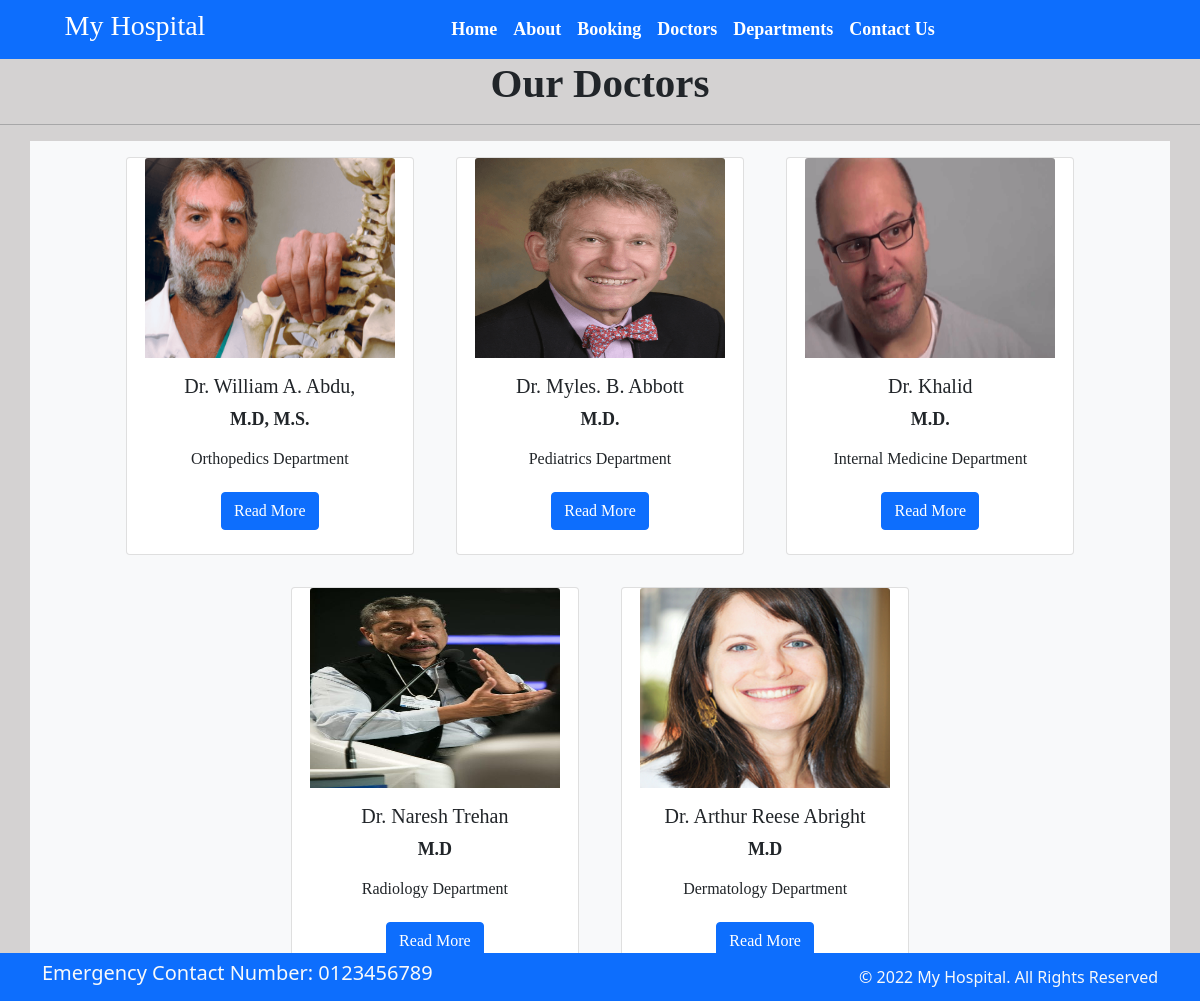
The app's page /doctors/ with its own data.
### home/models.py (models this page shows, shortened)
class Doctors(models.Model):
    doc_name = models.CharField(max_length=255)
    doc_spec = models.CharField(max_length=255)
    dep_name = models.ForeignKey(Departments, on_delete=models.CASCADE)
    doc_image = models.ImageField(upload_to='doctors')

class Departments(models.Model):
    dep_name = models.CharField(max_length=100)
    dep_decription = models.TextField()
    def __str__(self):
        return self.dep_name

### home/views.py (the view)
# urls.py: path('doctors/', views.doctors, name='doctors'),
def doctors(request):
    dict_docs ={
        'doctors':Doctors.objects.all()
    }
    return render(request, 'doctors.html', dict_docs)

### templates/doctors.html (shortened to what this page needs)
{% extends 'base.html' %}
{% block content%}
<div class="text-big">
    <h1 class="text-big">Our Doctors</h1>
    <hr>
    <div class="container text-center bg-light">
        {% for x in doctors%}
        <div class="card text-center mx-3 my-3" style="width: 18rem; display:inline-block">
            <img style="width: 250px; height: 200px;" src="{{x.doc_image.url}}" class="card-img-top" alt="...">
            <div class="card-body">
                <h5 class="card-title">{{x.doc_name}}</h5>
                <p class="card-text text-small">{{x.doc_spec}}</p>
                <h6>{{x.dep_name}} Department</h6>
                <a href="#" class="btn btn-primary">Read More</a>
            </div>
        </div>
        {% endfor %}
    </div></div>
{% endblock %}

### templates/base.html (shortened to what this page needs)
{% load static %}
<!DOCTYPE html>
<html>
<head>
  <link rel="stylesheet" href=" https://cdn.jsdelivr.net/npm/bootstrap@5.1.3/dist/css/bootstrap.min.css ">
  <link rel="stylesheet" href="https://use.fontawesome.com/releases/v5.2.0/css/all.css">
  <link rel="stylesheet" href="{% static '/css/style.css'%}">
</head>
<body>
  <nav class=" text-small navbar bg-primary navbar-expand-md ">
    <div class="container">
      <div class="col-2 text-left pl-md-0">
        <h3 class="text-white"> My Hospital </h3>
      </div>
      <div class="collapse navbar-collapse justify-content-center col-md-8 navbar-collapse-3"style="--bs-bg-opacity: .5;">
        <ul class="navbar-nav justify-content-center  fw-bold">
          <li class="nav-item active">
            <a class="nav-link text-white" href="{% url 'home' %}">Home </a>
          </li>
          <li class="nav-item">
            <a class="nav-link text-white" href="{% url 'about' %}">About</a>
          </li>
          <li class="nav-item">
            <a class="nav-link text-white" href="{% url 'booking' %}">Booking</a>
          </li>
          <li class="nav-item">
            <a class="nav-link text-white" href="{% url 'doctors' %}">Doctors</a>
          </li>
          <li class="nav-item">
            <a class="nav-link text-white" href="{% url 'department' %}">Departments</a>
          </li>
          <li class="nav-item">
            <a class="nav-link text-white" href="{% url 'contact' %}">Contact Us</a>
          </li>
        </ul>
      </div>
    </div>
  </nav>
  {% block content%}
  {% endblock %}
  <section class="fixed-bottom">
    <footer class="pt-2 pb-2  bg-primary text-light">
      <div class="container">
        <div class="row align-items-center">
          <div class="col-12 col-md-8">
            <h5>Emergency Contact Number: 0123456789</h5>
          </div>
          <div class="col-12 col-md-4 mt-4 mt-md-0 text-center text-md-end">
            © 2022 My Hospital. All Rights Reserved
          </div>
        </div>
      </div>
    </footer>
  </section>
</body>
</html>

### static/css/style.css (style rules this page uses)
html,body { background-color: rgb(212, 210, 210); }
.text-big { font-family: 'Piazzolla', serif; font-weight: bold; font-size: 41px; text-align:center; }
.text-small { font-family: 'Sansita Swashed', cursive; font-size: 18px; text-align:center; }

### records on screen
Doctors: doc_image (picture), doc_name "Dr. William A. Abdu,", doc_spec "M.D, M.S.", dep_name "Orthopedics"
Doctors: doc_image (picture), doc_name "Dr. Myles. B. Abbott", doc_spec "M.D.", dep_name "Pediatrics"
Doctors: doc_image (picture), doc_name "Dr. Khalid", doc_spec "M.D.", dep_name "Internal Medicine"
Doctors: doc_image (picture), doc_name "Dr. Naresh Trehan", doc_spec "M.D", dep_name "Radiology"
Doctors: doc_image (picture), doc_name "Dr. Arthur Reese Abright", doc_spec "M.D", dep_name "Dermatology"
